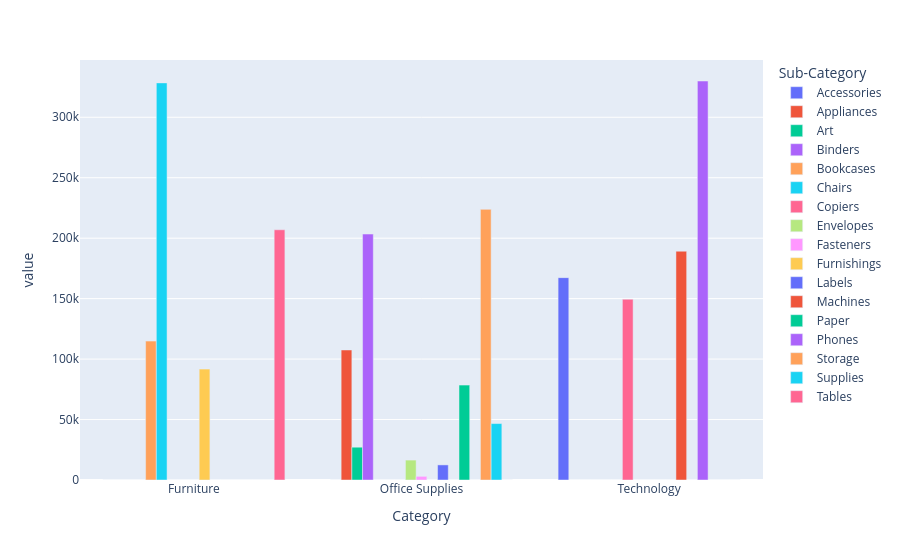

Here is the notebook cell this chart was saved with:
### Code cell
pivot = df.pivot_table(
    index='Category', columns='Sub-Category', values='Sales',
    aggfunc='sum', fill_value=0
)
pivot_reset = pivot.reset_index().melt(
    id_vars='Category', var_name='Sub-Category', value_name='value'
)

fig = px.bar(
    pivot_reset,
    x='Category',
    y='value',
    color='Sub-Category',
    barmode='group'
)
fig.show()

### Figure 1 — Plotly figure (JSON) as saved in the notebook; plotly's stock layout.template omitted (floating-point values rounded to 4 significant figures)
{"data": [{"alignmentgroup": "True", "hovertemplate": "Sub-Category=Accessories<br>Category=%{x}<br>value=%{y}<extra></extra>", "legendgroup": "Accessories", "marker": {"color": "#636efa", "pattern": {"shape": ""}}, "name": "Accessories", "offsetgroup": "Accessories", "orientation": "v", "showlegend": true, "textposition": "auto", "type": "bar", "x": ["Furniture", "Office Supplies", "Technology"], "xaxis": "x", "y": [0, 0, 167400.0], "yaxis": "y"}, {"alignmentgroup": "True", "hovertemplate": "Sub-Category=Appliances<br>Category=%{x}<br>value=%{y}<extra></extra>", "legendgroup": "Appliances", "marker": {"color": "#EF553B", "pattern": {"shape": ""}}, "name": "Appliances", "offsetgroup": "Appliances", "orientation": "v", "showlegend": true, "textposition": "auto", "type": "bar", "x": ["Furniture", "Office Supplies", "Technology"], "xaxis": "x", "y": [0, 107500.0, 0], "yaxis": "y"}, {"alignmentgroup": "True", "hovertemplate": "Sub-Category=Art<br>Category=%{x}<br>value=%{y}<extra></extra>", "legendgroup": "Art", "marker": {"color": "#00cc96", "pattern": {"shape": ""}}, "name": "Art", "offsetgroup": "Art", "orientation": "v", "showlegend": true, "textposition": "auto", "type": "bar", "x": ["Furniture", "Office Supplies", "Technology"], "xaxis": "x", "y": [0, 27120.0, 0], "yaxis": "y"}, {"alignmentgroup": "True", "hovertemplate": "Sub-Category=Binders<br>Category=%{x}<br>value=%{y}<extra></extra>", "legendgroup": "Binders", "marker": {"color": "#ab63fa", "pattern": {"shape": ""}}, "name": "Binders", "offsetgroup": "Binders", "orientation": "v", "showlegend": true, "textposition": "auto", "type": "bar", "x": ["Furniture", "Office Supplies", "Technology"], "xaxis": "x", "y": [0, 203400.0, 0], "yaxis": "y"}, {"alignmentgroup": "True", "hovertemplate": "Sub-Category=Bookcases<br>Category=%{x}<br>value=%{y}<extra></extra>", "legendgroup": "Bookcases", "marker": {"color": "#FFA15A", "pattern": {"shape": ""}}, "name": "Bookcases", "offsetgroup": "Bookcases", "orientation": "v", "showlegend": true, "textposition": "auto", "type": "bar", "x": ["Furniture", "Office Supplies", "Technology"], "xaxis": "x", "y": [114900.0, 0, 0], "yaxis": "y"}, {"alignmentgroup": "True", "hovertemplate": "Sub-Category=Chairs<br>Category=%{x}<br>value=%{y}<extra></extra>", "legendgroup": "Chairs", "marker": {"color": "#19d3f3", "pattern": {"shape": ""}}, "name": "Chairs", "offsetgroup": "Chairs", "orientation": "v", "showlegend": true, "textposition": "auto", "type": "bar", "x": ["Furniture", "Office Supplies", "Technology"], "xaxis": "x", "y": [328400.0, 0, 0], "yaxis": "y"}, {"alignmentgroup": "True", "hovertemplate": "Sub-Category=Copiers<br>Category=%{x}<br>value=%{y}<extra></extra>", "legendgroup": "Copiers", "marker": {"color": "#FF6692", "pattern": {"shape": ""}}, "name": "Copiers", "offsetgroup": "Copiers", "orientation": "v", "showlegend": true, "textposition": "auto", "type": "bar", "x": ["Furniture", "Office Supplies", "Technology"], "xaxis": "x", "y": [0, 0, 149500.0], "yaxis": "y"}, {"alignmentgroup": "True", "hovertemplate": "Sub-Category=Envelopes<br>Category=%{x}<br>value=%{y}<extra></extra>", "legendgroup": "Envelopes", "marker": {"color": "#B6E880", "pattern": {"shape": ""}}, "name": "Envelopes", "offsetgroup": "Envelopes", "orientation": "v", "showlegend": true, "textposition": "auto", "type": "bar", "x": ["Furniture", "Office Supplies", "Technology"], "xaxis": "x", "y": [0, 16480.0, 0], "yaxis": "y"}, {"alignmentgroup": "True", "hovertemplate": "Sub-Category=Fasteners<br>Category=%{x}<br>value=%{y}<extra></extra>", "legendgroup": "Fasteners", "marker": {"color": "#FF97FF", "pattern": {"shape": ""}}, "name": "Fasteners", "offsetgroup": "Fasteners", "orientation": "v", "showlegend": true, "textposition": "auto", "type": "bar", "x": ["Furniture", "Office Supplies", "Technology"], "xaxis": "x", "y": [0, 3024.0, 0], "yaxis": "y"}, {"alignmentgroup": "True", "hovertemplate": "Sub-Category=Furnishings<br>Category=%{x}<br>value=%{y}<extra></extra>", "legendgroup": "Furnishings", "marker": {"color": "#FECB52", "pattern": {"shape": ""}}, "name": "Furnishings", "offsetgroup": "Furnishings", "orientation": "v", "showlegend": true, "textposition": "auto", "type": "bar", "x": ["Furniture", "Office Supplies", "Technology"], "xaxis": "x", "y": [91710.0, 0, 0], "yaxis": "y"}, {"alignmentgroup": "True", "hovertemplate": "Sub-Category=Labels<br>Category=%{x}<br>value=%{y}<extra></extra>", "legendgroup": "Labels", "marker": {"color": "#636efa", "pattern": {"shape": ""}}, "name": "Labels", "offsetgroup": "Labels", "orientation": "v", "showlegend": true, "textposition": "auto", "type": "bar", "x": ["Furniture", "Office Supplies", "Technology"], "xaxis": "x", "y": [0, 12490.0, 0], "yaxis": "y"}, {"alignmentgroup": "True", "hovertemplate": "Sub-Category=Machines<br>Category=%{x}<br>value=%{y}<extra></extra>", "legendgroup": "Machines", "marker": {"color": "#EF553B", "pattern": {"shape": ""}}, "name": "Machines", "offsetgroup": "Machines", "orientation": "v", "showlegend": true, "textposition": "auto", "type": "bar", "x": ["Furniture", "Office Supplies", "Technology"], "xaxis": "x", "y": [0, 0, 189200.0], "yaxis": "y"}, {"alignmentgroup": "True", "hovertemplate": "Sub-Category=Paper<br>Category=%{x}<br>value=%{y}<extra></extra>", "legendgroup": "Paper", "marker": {"color": "#00cc96", "pattern": {"shape": ""}}, "name": "Paper", "offsetgroup": "Paper", "orientation": "v", "showlegend": true, "textposition": "auto", "type": "bar", "x": ["Furniture", "Office Supplies", "Technology"], "xaxis": "x", "y": [0, 78480.0, 0], "yaxis": "y"}, {"alignmentgroup": "True", "hovertemplate": "Sub-Category=Phones<br>Category=%{x}<br>value=%{y}<extra></extra>", "legendgroup": "Phones", "marker": {"color": "#ab63fa", "pattern": {"shape": ""}}, "name": "Phones", "offsetgroup": "Phones", "orientation": "v", "showlegend": true, "textposition": "auto", "type": "bar", "x": ["Furniture", "Office Supplies", "Technology"], "xaxis": "x", "y": [0, 0, 330000.0], "yaxis": "y"}, {"alignmentgroup": "True", "hovertemplate": "Sub-Category=Storage<br>Category=%{x}<br>value=%{y}<extra></extra>", "legendgroup": "Storage", "marker": {"color": "#FFA15A", "pattern": {"shape": ""}}, "name": "Storage", "offsetgroup": "Storage", "orientation": "v", "showlegend": true, "textposition": "auto", "type": "bar", "x": ["Furniture", "Office Supplies", "Technology"], "xaxis": "x", "y": [0, 223800.0, 0], "yaxis": "y"}, {"alignmentgroup": "True", "hovertemplate": "Sub-Category=Supplies<br>Category=%{x}<br>value=%{y}<extra></extra>", "legendgroup": "Supplies", "marker": {"color": "#19d3f3", "pattern": {"shape": ""}}, "name": "Supplies", "offsetgroup": "Supplies", "orientation": "v", "showlegend": true, "textposition": "auto", "type": "bar", "x": ["Furniture", "Office Supplies", "Technology"], "xaxis": "x", "y": [0, 46670.0, 0], "yaxis": "y"}, {"alignmentgroup": "True", "hovertemplate": "Sub-Category=Tables<br>Category=%{x}<br>value=%{y}<extra></extra>", "legendgroup": "Tables", "marker": {"color": "#FF6692", "pattern": {"shape": ""}}, "name": "Tables", "offsetgroup": "Tables", "orientation": "v", "showlegend": true, "textposition": "auto", "type": "bar", "x": ["Furniture", "Office Supplies", "Technology"], "xaxis": "x", "y": [207000.0, 0, 0], "yaxis": "y"}], "layout": {"barmode": "group", "legend": {"title": {"text": "Sub-Category"}, "tracegroupgap": 0}, "margin": {"t": 60}, "xaxis": {"anchor": "y", "domain": [0, 1], "title": {"text": "Category"}}, "yaxis": {"anchor": "x", "domain": [0, 1], "title": {"text": "value"}}}}
